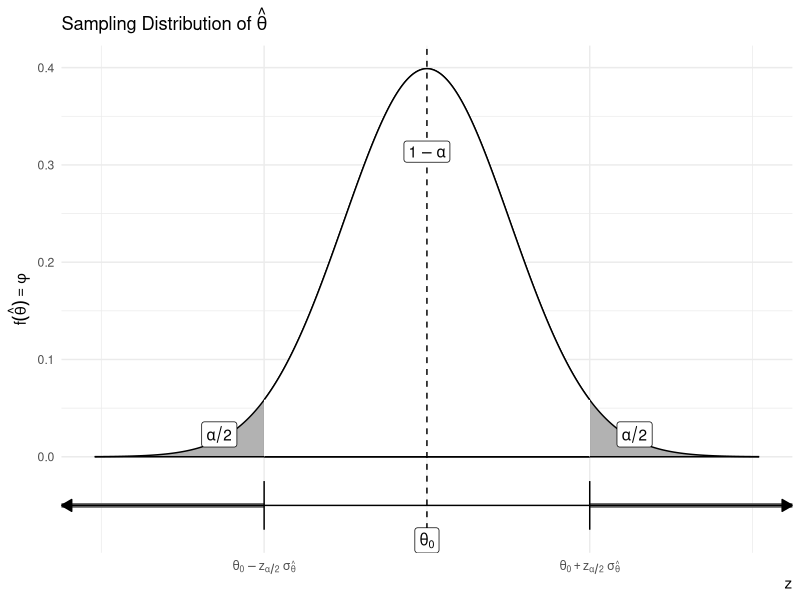
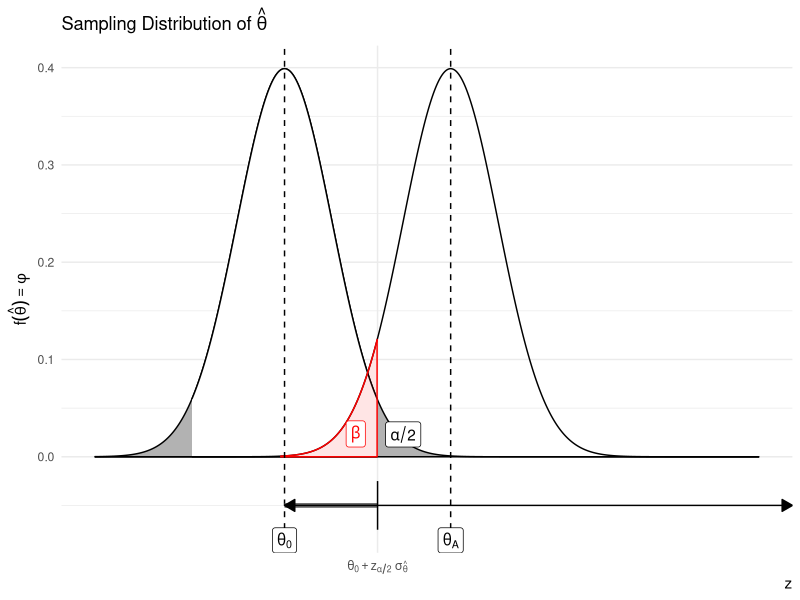
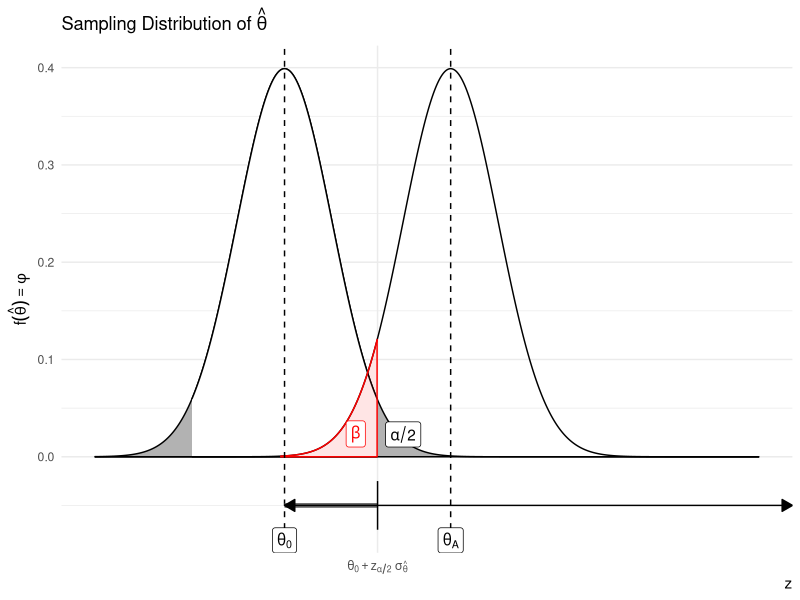
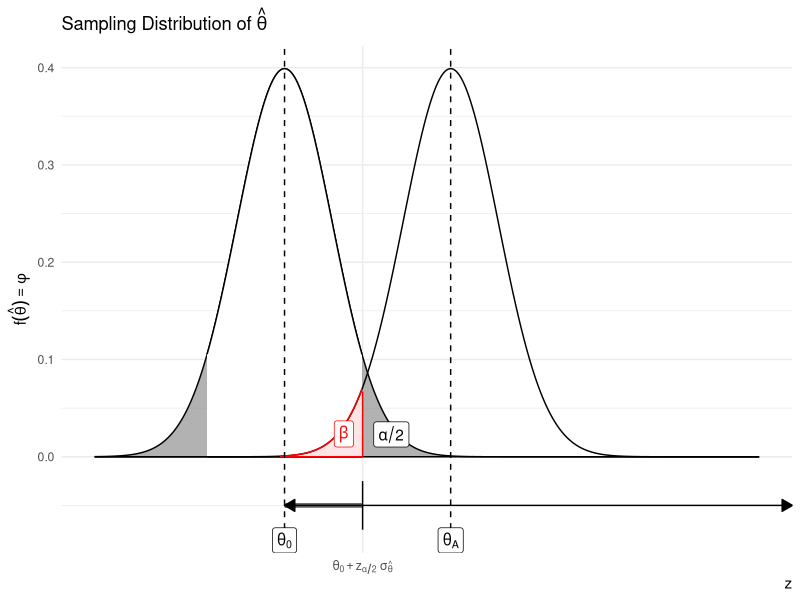
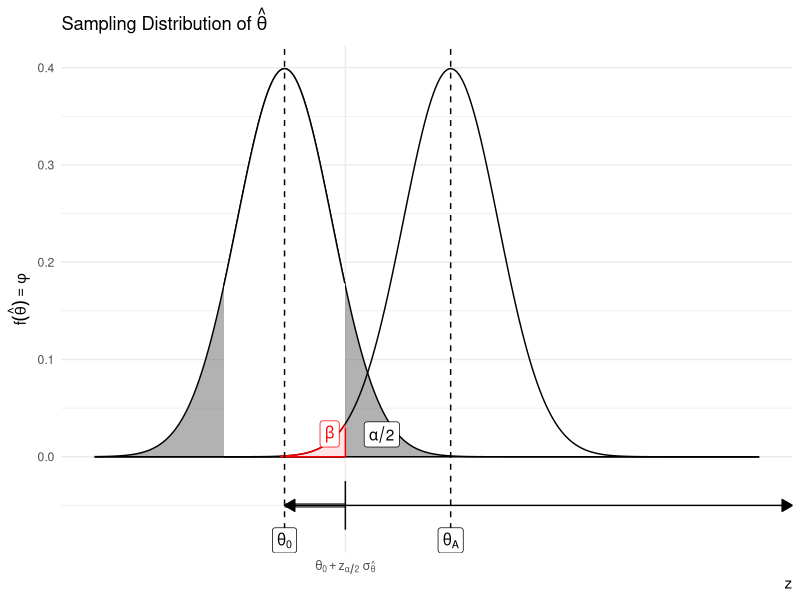
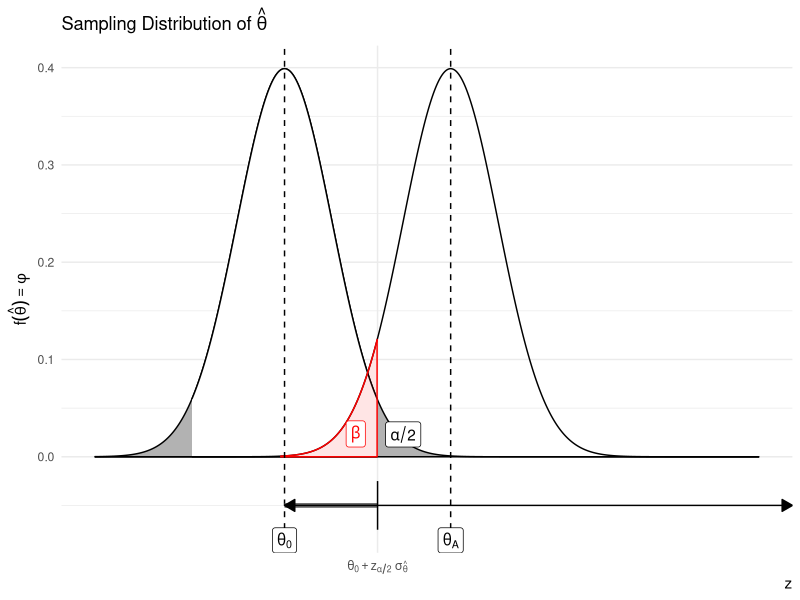
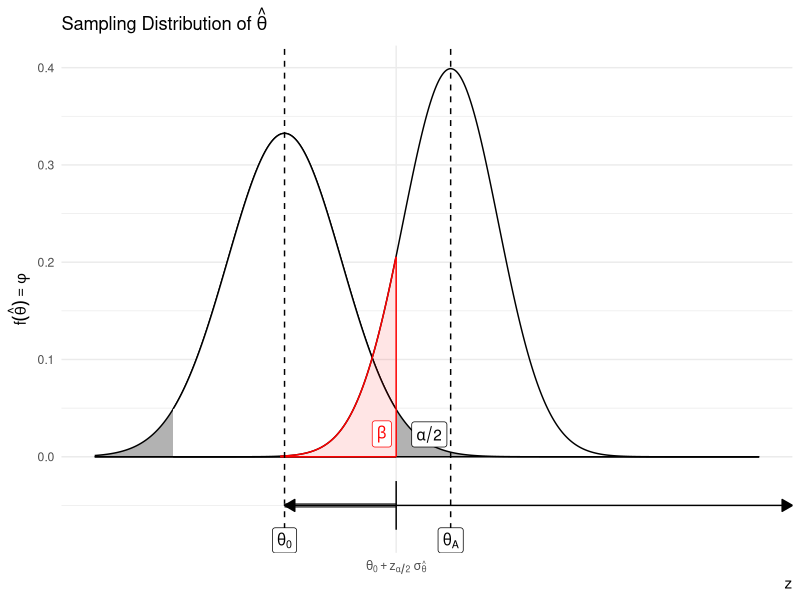
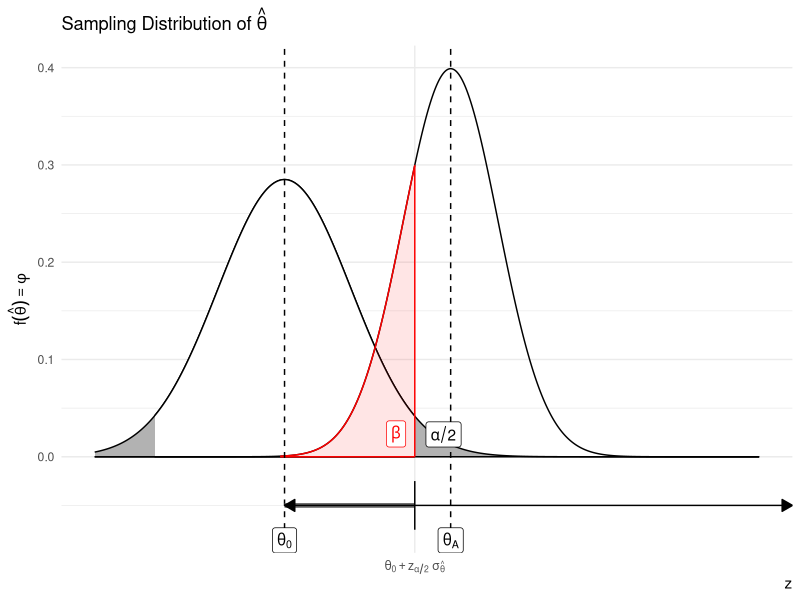

R code for these plots, in order:
## ---- chunk 1
set.seed(123)
options(width=60)
knitr::opts_chunk$set(fig.align='center',fig.width=9,fig.height=5)
def.chunk.hook  <- knitr::knit_hooks$get("chunk")
knitr::knit_hooks$set(chunk = function(x, options) {
  x <- def.chunk.hook(x, options)
  ifelse(options$size != "normalsize", paste0("\n \\", options$size,"\n\n", x, "\n\n \\normalsize"), x)
})
require(tidyverse)
## ---- chunk 2
# Load necessary library
library(ggplot2)

# Define the mean and standard deviation
mean <- 0
sd <- 1

# Define the range for x values
x <- seq(-4, 4, length.out = 1000)

# Define the density function for the normal distribution
y <- dnorm(x, mean, sd)

# Calculate the critical value for a 95% confidence interval
z <- qnorm(c(0.025, 0.975))

ggplot(data.frame(x, y), aes(x, y)) +
  geom_ribbon(data = subset(data.frame(x, y), x > -Inf & x < Inf),
              aes(ymin = 0, ymax = y),
              fill = "gray40",
              alpha = 0.5,color = 'black') +
  geom_ribbon(data = subset(data.frame(x, y), x > z[1] & x < z[2]),
              aes(ymin = 0, ymax = y),
              fill = "white",
              alpha = 1,color = 'black') +
  labs(title = bquote("Sampling Distribution of"~ hat(theta)),
       x = bquote(z),
       y = bquote(f(hat(theta))==phi)) +
  theme_minimal() + 
  geom_vline(xintercept = 0,linetype = 'dashed') + 
  annotate(geom = 'segment',x = 1.96,y = -.05,xend = Inf,yend = -.05,
             size = 1.6,color = 'gray40') +
  annotate(geom = 'segment',x = -1.96,y = -.05,xend = -Inf,yend = -.05,
             size = 1.6,color = 'gray40') +
  annotate(geom = 'segment',x = -Inf,y = -.05,xend = Inf,yend = -.05,
           arrow = arrow(length=unit(0.30,"cm"), ends="both", type = "closed")) +
  annotate(geom = 'segment',x = 1.96,y = -.075,xend = 1.96,yend = -0.025) + 
  annotate(geom = 'segment',x = -1.96,y = -.075,xend = -1.96,yend = -0.025) + 
  annotate(geom = 'label',x = 0,y = -Inf,label = expression(theta[0]),vjust = 0,parse = T) + 
  # annotate(geom = 'segment',x = -.95,xend = .95,y = .25,yend= .25,
  #          arrow = arrow(length=unit(0.30,"cm"), ends="both", type = "closed")) + 
  annotate(geom = 'label',x = 0,y = Inf,label = expression(1-alpha),vjust = 5.5,parse = T) + 
  annotate(geom = 'label',x = -2.5,y = .01,label = expression(alpha/2),vjust = 0,parse = T) + 
  annotate(geom = 'label',x = 2.5,y = .01,label = expression(alpha/2),vjust = 0,parse = T) + 
  scale_x_continuous(breaks = c(-1.96,1.96),labels = c(expression(theta[0]-z[alpha/2]~sigma[hat(theta)]),expression(theta[0]+z[alpha/2]~sigma[hat(theta)]))) + 
  theme(axis.title.x = element_text(hjust = 1))
## ---- chunk 3
# Load necessary library
library(ggplot2)

# Define the mean and standard deviation
mean0 <- 0
sd0 <- 1
meanA <- 3.5
sdA <- 1

# Define the range for x values
x <- seq(-4, 10, length.out = 1000)

# Define the density function for the normal distribution
y0 <- dnorm(x, mean0, sd0)
yA <- dnorm(x,meanA,sdA)

# Calculate the critical value for a 95% confidence interval
z <- qnorm(c(0.025, 0.975))

ggplot(data.frame(x, y0), aes(x, y0)) +
  geom_ribbon(data = subset(data.frame(x, y0), x > -Inf & x < Inf),
              aes(ymin = 0, ymax = y0),
              fill = "gray40",
              alpha = 0.5,color = 'black') +
  geom_ribbon(data = subset(data.frame(x, y0), x > z[1] & x < z[2]),
              aes(ymin = 0, ymax = y0),
              fill = "white",
              alpha = 1,color = 'black') +
  geom_line(data = data.frame(x,yA),
            aes(x,yA)) + 
  geom_ribbon(data = data.frame(x,yA) %>%
                as_tibble() %>%
                filter(x < z[2],x > -.1),
              aes(x = x,ymin = 0,ymax = yA),inherit.aes = F,
              fill = 'red',color = 'red',alpha = .1) +
  labs(title = bquote("Sampling Distribution of"~ hat(theta)),
       x = bquote(z),
       y = bquote(f(hat(theta))==phi)) +
  theme_minimal() + 
  geom_vline(xintercept = c(0,3.5),linetype = 'dashed') + 
  annotate(geom = 'segment',x = 1.95,y = 0,xend = 1.95,yend = .12,color = 'red') + 
  # annotate(geom = 'segment',x = 1.96,y = -.05,xend = Inf,yend = -.05,
  #            size = 1.6,color = 'gray40') +
  annotate(geom = 'segment',x = 1.96,y = -.05,xend = 0,yend = -.05,
             size = 1.6,color = 'gray40') +
  annotate(geom = 'segment',x = 0,y = -.05,xend = Inf,yend = -.05,
           arrow = arrow(length=unit(0.30,"cm"), ends="both", type = "closed")) +
  annotate(geom = 'segment',x = 1.96,y = -.075,xend = 1.96,yend = -0.025) + 
  # annotate(geom = 'segment',x = -1.96,y = -.075,xend = -1.96,yend = -0.025) + 
  annotate(geom = 'label',x = 0,y = -Inf,label = expression(theta[0]),vjust = 0,parse = T) + 
  annotate(geom = 'label',x = 3.5,y = -Inf,label = expression(theta[A]),vjust = 0,parse = T) + 
  # annotate(geom = 'segment',x = -.95,xend = .95,y = .25,yend= .25,
  #          arrow = arrow(length=unit(0.30,"cm"), ends="both", type = "closed")) + 
  # annotate(geom = 'label',x = 0,y = Inf,label = expression(1-alpha),vjust = 5.5,parse = T) + 
  # annotate(geom = 'label',x = -2.5,y = .01,label = expression(alpha/2),vjust = 0,parse = T) + 
  annotate(geom = 'label',x = 2.5,y = .01,label = expression(alpha/2),vjust = 0,parse = T) + 
  annotate(geom = 'label',x = 1.5,y = .01,label = expression(beta),vjust = 0,parse = T,color = 'red') + 
  scale_x_continuous(breaks = c(1.96),labels = c(expression(theta[0]+z[alpha/2]~sigma[hat(theta)]))) + 
  theme(axis.title.x = element_text(hjust = 1))
## ---- chunk 4
# Load necessary library
library(ggplot2)

# Define the mean and standard deviation
mean0 <- 0
sd0 <- 1
meanA <- 3.5
sdA <- 1

# Define the range for x values
x <- seq(-4, 10, length.out = 1000)

# Define the density function for the normal distribution
y0 <- dnorm(x, mean0, sd0)
yA <- dnorm(x,meanA,sdA)

# Calculate the critical value for a 95% confidence interval
z <- qnorm(c(0.025, 0.975))

ggplot(data.frame(x, y0), aes(x, y0)) +
  geom_ribbon(data = subset(data.frame(x, y0), x > -Inf & x < Inf),
              aes(ymin = 0, ymax = y0),
              fill = "gray40",
              alpha = 0.5,color = 'black') +
  geom_ribbon(data = subset(data.frame(x, y0), x > z[1] & x < z[2]),
              aes(ymin = 0, ymax = y0),
              fill = "white",
              alpha = 1,color = 'black') +
  geom_line(data = data.frame(x,yA),
            aes(x,yA)) + 
  geom_ribbon(data = data.frame(x,yA) %>%
                as_tibble() %>%
                filter(x < z[2],x > -.1),
              aes(x = x,ymin = 0,ymax = yA),inherit.aes = F,
              fill = 'red',color = 'red',alpha = .1) +
  labs(title = bquote("Sampling Distribution of"~ hat(theta)),
       x = bquote(z),
       y = bquote(f(hat(theta))==phi)) +
  theme_minimal() + 
  geom_vline(xintercept = c(0,3.5),linetype = 'dashed') + 
  annotate(geom = 'segment',x = 1.95,y = 0,xend = 1.95,yend = .12,color = 'red') + 
  # annotate(geom = 'segment',x = 1.96,y = -.05,xend = Inf,yend = -.05,
  #            size = 1.6,color = 'gray40') +
  annotate(geom = 'segment',x = 1.96,y = -.05,xend = 0,yend = -.05,
             size = 1.6,color = 'gray40') +
  annotate(geom = 'segment',x = 0,y = -.05,xend = Inf,yend = -.05,
           arrow = arrow(length=unit(0.30,"cm"), ends="both", type = "closed")) +
  annotate(geom = 'segment',x = 1.96,y = -.075,xend = 1.96,yend = -0.025) + 
  # annotate(geom = 'segment',x = -1.96,y = -.075,xend = -1.96,yend = -0.025) + 
  annotate(geom = 'label',x = 0,y = -Inf,label = expression(theta[0]),vjust = 0,parse = T) + 
  annotate(geom = 'label',x = 3.5,y = -Inf,label = expression(theta[A]),vjust = 0,parse = T) + 
  # annotate(geom = 'segment',x = -.95,xend = .95,y = .25,yend= .25,
  #          arrow = arrow(length=unit(0.30,"cm"), ends="both", type = "closed")) + 
  # annotate(geom = 'label',x = 0,y = Inf,label = expression(1-alpha),vjust = 5.5,parse = T) + 
  # annotate(geom = 'label',x = -2.5,y = .01,label = expression(alpha/2),vjust = 0,parse = T) + 
  annotate(geom = 'label',x = 2.5,y = .01,label = expression(alpha/2),vjust = 0,parse = T) + 
  annotate(geom = 'label',x = 1.5,y = .01,label = expression(beta),vjust = 0,parse = T,color = 'red') + 
  scale_x_continuous(breaks = c(1.96),labels = c(expression(theta[0]+z[alpha/2]~sigma[hat(theta)]))) + 
  theme(axis.title.x = element_text(hjust = 1))
## ---- chunk 5
# Load necessary library
library(ggplot2)

# Define the mean and standard deviation
mean0 <- 0
sd0 <- 1
meanA <- 3.5
sdA <- 1

# Define the range for x values
x <- seq(-4, 10, length.out = 1000)

# Define the density function for the normal distribution
y0 <- dnorm(x, mean0, sd0)
yA <- dnorm(x,meanA,sdA)

# Calculate the critical value for a 95% confidence interval
z <- qnorm(c(0.05, 0.95))

ggplot(data.frame(x, y0), aes(x, y0)) +
  geom_ribbon(data = subset(data.frame(x, y0), x > -Inf & x < Inf),
              aes(ymin = 0, ymax = y0),
              fill = "gray40",
              alpha = 0.5,color = 'black') +
  geom_ribbon(data = subset(data.frame(x, y0), x > z[1] & x < z[2]),
              aes(ymin = 0, ymax = y0),
              fill = "white",
              alpha = 1,color = 'black') +
  geom_line(data = data.frame(x,yA),
            aes(x,yA)) + 
  geom_ribbon(data = data.frame(x,yA) %>%
                as_tibble() %>%
                filter(x < z[2],x > -.1),
              aes(x = x,ymin = 0,ymax = yA),inherit.aes = F,
              fill = 'red',color = 'red',alpha = .1) +
  labs(title = bquote("Sampling Distribution of"~ hat(theta)),
       x = bquote(z),
       y = bquote(f(hat(theta))==phi)) +
  theme_minimal() + 
  geom_vline(xintercept = c(0,3.5),linetype = 'dashed') + 
  annotate(geom = 'segment',x = z[2],y = 0,xend = z[2],yend = .067,color = 'red') + 
  # annotate(geom = 'segment',x = 1.96,y = -.05,xend = Inf,yend = -.05,
  #            size = 1.6,color = 'gray40') +
  annotate(geom = 'segment',x = z[2],y = -.05,xend = 0,yend = -.05,
             size = 1.6,color = 'gray40') +
  annotate(geom = 'segment',x = 0,y = -.05,xend = Inf,yend = -.05,
           arrow = arrow(length=unit(0.30,"cm"), ends="both", type = "closed")) +
  annotate(geom = 'segment',x = z[2],y = -.075,xend = z[2],yend = -0.025) + 
  # annotate(geom = 'segment',x = -1.96,y = -.075,xend = -1.96,yend = -0.025) + 
  annotate(geom = 'label',x = 0,y = -Inf,label = expression(theta[0]),vjust = 0,parse = T) + 
  annotate(geom = 'label',x = 3.5,y = -Inf,label = expression(theta[A]),vjust = 0,parse = T) + 
  # annotate(geom = 'segment',x = -.95,xend = .95,y = .25,yend= .25,
  #          arrow = arrow(length=unit(0.30,"cm"), ends="both", type = "closed")) + 
  # annotate(geom = 'label',x = 0,y = Inf,label = expression(1-alpha),vjust = 5.5,parse = T) + 
  # annotate(geom = 'label',x = -2.5,y = .01,label = expression(alpha/2),vjust = 0,parse = T) + 
  annotate(geom = 'label',x = 2.25,y = .01,label = expression(alpha/2),vjust = 0,parse = T) + 
  annotate(geom = 'label',x = 1.25,y = .01,label = expression(beta),vjust = 0,parse = T,color = 'red') + 
  scale_x_continuous(breaks = z[2],labels = c(expression(theta[0]+z[alpha/2]~sigma[hat(theta)]))) + 
  theme(axis.title.x = element_text(hjust = 1))
## ---- chunk 6
# Load necessary library
library(ggplot2)

# Define the mean and standard deviation
mean0 <- 0
sd0 <- 1
meanA <- 3.5
sdA <- 1

# Define the range for x values
x <- seq(-4, 10, length.out = 1000)

# Define the density function for the normal distribution
y0 <- dnorm(x, mean0, sd0)
yA <- dnorm(x,meanA,sdA)

# Calculate the critical value for a 95% confidence interval
z <- qnorm(c(0.1, 0.9))

ggplot(data.frame(x, y0), aes(x, y0)) +
  geom_ribbon(data = subset(data.frame(x, y0), x > -Inf & x < Inf),
              aes(ymin = 0, ymax = y0),
              fill = "gray40",
              alpha = 0.5,color = 'black') +
  geom_ribbon(data = subset(data.frame(x, y0), x > z[1] & x < z[2]),
              aes(ymin = 0, ymax = y0),
              fill = "white",
              alpha = 1,color = 'black') +
  geom_line(data = data.frame(x,yA),
            aes(x,yA)) + 
  geom_ribbon(data = data.frame(x,yA) %>%
                as_tibble() %>%
                filter(x < z[2],x > -.1),
              aes(x = x,ymin = 0,ymax = yA),inherit.aes = F,
              fill = 'red',color = 'red',alpha = .1) +
  labs(title = bquote("Sampling Distribution of"~ hat(theta)),
       x = bquote(z),
       y = bquote(f(hat(theta))==phi)) +
  theme_minimal() + 
  geom_vline(xintercept = c(0,3.5),linetype = 'dashed') + 
  annotate(geom = 'segment',x = z[2],y = 0,xend = z[2],yend = .03,color = 'red') + 
  # annotate(geom = 'segment',x = 1.96,y = -.05,xend = Inf,yend = -.05,
  #            size = 1.6,color = 'gray40') +
  annotate(geom = 'segment',x = z[2],y = -.05,xend = 0,yend = -.05,
             size = 1.6,color = 'gray40') +
  annotate(geom = 'segment',x = 0,y = -.05,xend = Inf,yend = -.05,
           arrow = arrow(length=unit(0.30,"cm"), ends="both", type = "closed")) +
  annotate(geom = 'segment',x = z[2],y = -.075,xend = z[2],yend = -0.025) + 
  # annotate(geom = 'segment',x = -1.96,y = -.075,xend = -1.96,yend = -0.025) + 
  annotate(geom = 'label',x = 0,y = -Inf,label = expression(theta[0]),vjust = 0,parse = T) + 
  annotate(geom = 'label',x = 3.5,y = -Inf,label = expression(theta[A]),vjust = 0,parse = T) + 
  # annotate(geom = 'segment',x = -.95,xend = .95,y = .25,yend= .25,
  #          arrow = arrow(length=unit(0.30,"cm"), ends="both", type = "closed")) + 
  # annotate(geom = 'label',x = 0,y = Inf,label = expression(1-alpha),vjust = 5.5,parse = T) + 
  # annotate(geom = 'label',x = -2.5,y = .01,label = expression(alpha/2),vjust = 0,parse = T) + 
  annotate(geom = 'label',x = 2.05,y = .01,label = expression(alpha/2),vjust = 0,parse = T) + 
  annotate(geom = 'label',x = .95,y = .01,label = expression(beta),vjust = 0,parse = T,color = 'red') + 
  scale_x_continuous(breaks = z[2],labels = c(expression(theta[0]+z[alpha/2]~sigma[hat(theta)]))) + 
  theme(axis.title.x = element_text(hjust = 1))
## ---- chunk 7
# Load necessary library
library(ggplot2)

# Define the mean and standard deviation
mean0 <- 0
sd0 <- 1
meanA <- 3.5
sdA <- 1

# Define the range for x values
x <- seq(-4, 10, length.out = 1000)

# Define the density function for the normal distribution
y0 <- dnorm(x, mean0, sd0)
yA <- dnorm(x,meanA,sdA)

# Calculate the critical value for a 95% confidence interval
z <- qnorm(c(0.025, 0.975))

ggplot(data.frame(x, y0), aes(x, y0)) +
  geom_ribbon(data = subset(data.frame(x, y0), x > -Inf & x < Inf),
              aes(ymin = 0, ymax = y0),
              fill = "gray40",
              alpha = 0.5,color = 'black') +
  geom_ribbon(data = subset(data.frame(x, y0), x > z[1] & x < z[2]),
              aes(ymin = 0, ymax = y0),
              fill = "white",
              alpha = 1,color = 'black') +
  geom_line(data = data.frame(x,yA),
            aes(x,yA)) + 
  geom_ribbon(data = data.frame(x,yA) %>%
                as_tibble() %>%
                filter(x < z[2],x > -.1),
              aes(x = x,ymin = 0,ymax = yA),inherit.aes = F,
              fill = 'red',color = 'red',alpha = .1) +
  labs(title = bquote("Sampling Distribution of"~ hat(theta)),
       x = bquote(z),
       y = bquote(f(hat(theta))==phi)) +
  theme_minimal() + 
  geom_vline(xintercept = c(0,3.5),linetype = 'dashed') + 
  annotate(geom = 'segment',x = 1.95,y = 0,xend = 1.95,yend = .12,color = 'red') + 
  # annotate(geom = 'segment',x = 1.96,y = -.05,xend = Inf,yend = -.05,
  #            size = 1.6,color = 'gray40') +
  annotate(geom = 'segment',x = 1.96,y = -.05,xend = 0,yend = -.05,
             size = 1.6,color = 'gray40') +
  annotate(geom = 'segment',x = 0,y = -.05,xend = Inf,yend = -.05,
           arrow = arrow(length=unit(0.30,"cm"), ends="both", type = "closed")) +
  annotate(geom = 'segment',x = 1.96,y = -.075,xend = 1.96,yend = -0.025) + 
  # annotate(geom = 'segment',x = -1.96,y = -.075,xend = -1.96,yend = -0.025) + 
  annotate(geom = 'label',x = 0,y = -Inf,label = expression(theta[0]),vjust = 0,parse = T) + 
  annotate(geom = 'label',x = 3.5,y = -Inf,label = expression(theta[A]),vjust = 0,parse = T) + 
  # annotate(geom = 'segment',x = -.95,xend = .95,y = .25,yend= .25,
  #          arrow = arrow(length=unit(0.30,"cm"), ends="both", type = "closed")) + 
  # annotate(geom = 'label',x = 0,y = Inf,label = expression(1-alpha),vjust = 5.5,parse = T) + 
  # annotate(geom = 'label',x = -2.5,y = .01,label = expression(alpha/2),vjust = 0,parse = T) + 
  annotate(geom = 'label',x = 2.5,y = .01,label = expression(alpha/2),vjust = 0,parse = T) + 
  annotate(geom = 'label',x = 1.5,y = .01,label = expression(beta),vjust = 0,parse = T,color = 'red') + 
  scale_x_continuous(breaks = c(1.96),labels = c(expression(theta[0]+z[alpha/2]~sigma[hat(theta)]))) + 
  theme(axis.title.x = element_text(hjust = 1))
## ---- chunk 8
# Load necessary library
library(ggplot2)

# Define the mean and standard deviation
mean0 <- 0
sd0 <- 1.2
meanA <- 3.5
sdA <- 1

# Define the range for x values
x <- seq(-4, 10, length.out = 1000)

# Define the density function for the normal distribution
y0 <- dnorm(x, mean0, sd0)
yA <- dnorm(x,meanA,sdA)

# Calculate the critical value for a 95% confidence interval
z <- qnorm(c(0.025, 0.975))

z0 <- z*sd0
zA <- z*sdA

ggplot(data.frame(x, y0), aes(x, y0)) +
  geom_ribbon(data = subset(data.frame(x, y0), x > -Inf & x < Inf),
              aes(ymin = 0, ymax = y0),
              fill = "gray40",
              alpha = 0.5,color = 'black') +
  geom_ribbon(data = subset(data.frame(x, y0), x > z0[1] & x < z0[2]),
              aes(ymin = 0, ymax = y0),
              fill = "white",
              alpha = 1,color = 'black') +
  geom_line(data = data.frame(x,yA),
            aes(x,yA)) + 
  geom_ribbon(data = data.frame(x,yA) %>%
                as_tibble() %>%
                filter(x < z0[2],x > -.1),
              aes(x = x,ymin = 0,ymax = yA),inherit.aes = F,
              fill = 'red',color = 'red',alpha = .1) +
  labs(title = bquote("Sampling Distribution of"~ hat(theta)),
       x = bquote(z),
       y = bquote(f(hat(theta))==phi)) +
  theme_minimal() + 
  geom_vline(xintercept = c(0,3.5),linetype = 'dashed') + 
  annotate(geom = 'segment',x = z0[2],y = 0,xend = z0[2],yend = .205,color = 'red') + 
  # annotate(geom = 'segment',x = 1.96,y = -.05,xend = Inf,yend = -.05,
  #            size = 1.6,color = 'gray40') +
  annotate(geom = 'segment',x = z0[2],y = -.05,xend = 0,yend = -.05,
             size = 1.6,color = 'gray40') +
  annotate(geom = 'segment',x = 0,y = -.05,xend = Inf,yend = -.05,
           arrow = arrow(length=unit(0.30,"cm"), ends="both", type = "closed")) +
  annotate(geom = 'segment',x = z0[2],y = -.075,xend = z0[2],yend = -0.025) + 
  # annotate(geom = 'segment',x = -1.96,y = -.075,xend = -1.96,yend = -0.025) + 
  annotate(geom = 'label',x = 0,y = -Inf,label = expression(theta[0]),vjust = 0,parse = T) + 
  annotate(geom = 'label',x = 3.5,y = -Inf,label = expression(theta[A]),vjust = 0,parse = T) + 
  # annotate(geom = 'segment',x = -.95,xend = .95,y = .25,yend= .25,
  #          arrow = arrow(length=unit(0.30,"cm"), ends="both", type = "closed")) + 
  # annotate(geom = 'label',x = 0,y = Inf,label = expression(1-alpha),vjust = 5.5,parse = T) + 
  # annotate(geom = 'label',x = -2.5,y = .01,label = expression(alpha/2),vjust = 0,parse = T) + 
  annotate(geom = 'label',x = 3.05,y = .01,label = expression(alpha/2),vjust = 0,parse = T) + 
  annotate(geom = 'label',x = 2.05,y = .01,label = expression(beta),vjust = 0,parse = T,color = 'red') + 
  scale_x_continuous(breaks = z0[2],labels = c(expression(theta[0]+z[alpha/2]~sigma[hat(theta)]))) + 
  theme(axis.title.x = element_text(hjust = 1))
## ---- chunk 9
# Load necessary library
library(ggplot2)

# Define the mean and standard deviation
mean0 <- 0
sd0 <- 1.4
meanA <- 3.5
sdA <- 1

# Define the range for x values
x <- seq(-4, 10, length.out = 1000)

# Define the density function for the normal distribution
y0 <- dnorm(x, mean0, sd0)
yA <- dnorm(x,meanA,sdA)

# Calculate the critical value for a 95% confidence interval
z <- qnorm(c(0.025, 0.975))

z0 <- z*sd0
zA <- z*sdA

ggplot(data.frame(x, y0), aes(x, y0)) +
  geom_ribbon(data = subset(data.frame(x, y0), x > -Inf & x < Inf),
              aes(ymin = 0, ymax = y0),
              fill = "gray40",
              alpha = 0.5,color = 'black') +
  geom_ribbon(data = subset(data.frame(x, y0), x > z0[1] & x < z0[2]),
              aes(ymin = 0, ymax = y0),
              fill = "white",
              alpha = 1,color = 'black') +
  geom_line(data = data.frame(x,yA),
            aes(x,yA)) + 
  geom_ribbon(data = data.frame(x,yA) %>%
                as_tibble() %>%
                filter(x < z0[2],x > -.1),
              aes(x = x,ymin = 0,ymax = yA),inherit.aes = F,
              fill = 'red',color = 'red',alpha = .1) +
  labs(title = bquote("Sampling Distribution of"~ hat(theta)),
       x = bquote(z),
       y = bquote(f(hat(theta))==phi)) +
  theme_minimal() + 
  geom_vline(xintercept = c(0,3.5),linetype = 'dashed') + 
  annotate(geom = 'segment',x = z0[2],y = 0,xend = z0[2],yend = .3,color = 'red') + 
  # annotate(geom = 'segment',x = 1.96,y = -.05,xend = Inf,yend = -.05,
  #            size = 1.6,color = 'gray40') +
  annotate(geom = 'segment',x = z0[2],y = -.05,xend = 0,yend = -.05,
             size = 1.6,color = 'gray40') +
  annotate(geom = 'segment',x = 0,y = -.05,xend = Inf,yend = -.05,
           arrow = arrow(length=unit(0.30,"cm"), ends="both", type = "closed")) +
  annotate(geom = 'segment',x = z0[2],y = -.075,xend = z0[2],yend = -0.025) + 
  # annotate(geom = 'segment',x = -1.96,y = -.075,xend = -1.96,yend = -0.025) + 
  annotate(geom = 'label',x = 0,y = -Inf,label = expression(theta[0]),vjust = 0,parse = T) + 
  annotate(geom = 'label',x = 3.5,y = -Inf,label = expression(theta[A]),vjust = 0,parse = T) + 
  # annotate(geom = 'segment',x = -.95,xend = .95,y = .25,yend= .25,
  #          arrow = arrow(length=unit(0.30,"cm"), ends="both", type = "closed")) + 
  # annotate(geom = 'label',x = 0,y = Inf,label = expression(1-alpha),vjust = 5.5,parse = T) + 
  # annotate(geom = 'label',x = -2.5,y = .01,label = expression(alpha/2),vjust = 0,parse = T) + 
  annotate(geom = 'label',x = 3.35,y = .01,label = expression(alpha/2),vjust = 0,parse = T) + 
  annotate(geom = 'label',x = 2.35,y = .01,label = expression(beta),vjust = 0,parse = T,color = 'red') + 
  scale_x_continuous(breaks = z0[2],labels = c(expression(theta[0]+z[alpha/2]~sigma[hat(theta)]))) + 
  theme(axis.title.x = element_text(hjust = 1))
## ---- chunk 10
# Load necessary library
library(ggplot2)

# Define the mean and standard deviation
mean0 <- 0
sd0 <- 1
meanA <- 3.5
sdA <- 1

# Define the range for x values
x <- seq(-4, 10, length.out = 1000)

# Define the density function for the normal distribution
y0 <- dnorm(x, mean0, sd0)
yA <- dnorm(x,meanA,sdA)

# Calculate the critical value for a 95% confidence interval
z <- qnorm(c(0.025, 0.975))

z0 <- z*sd0
zA <- z*sdA

ggplot(data.frame(x, y0), aes(x, y0)) +
  geom_ribbon(data = subset(data.frame(x, y0), x > -Inf & x < Inf),
              aes(ymin = 0, ymax = y0),
              fill = "gray40",
              alpha = 0.5,color = 'black') +
  geom_ribbon(data = subset(data.frame(x, y0), x > z0[1] & x < z0[2]),
              aes(ymin = 0, ymax = y0),
              fill = "white",
              alpha = 1,color = 'black') +
  geom_line(data = data.frame(x,yA),
            aes(x,yA)) + 
  geom_ribbon(data = data.frame(x,yA) %>%
                as_tibble() %>%
                filter(x < z0[2],x > -.1),
              aes(x = x,ymin = 0,ymax = yA),inherit.aes = F,
              fill = 'red',color = 'red',alpha = .1) +
  labs(title = bquote("Sampling Distribution of"~ hat(theta)),
       x = bquote(z),
       y = bquote(f(hat(theta))==phi)) +
  theme_minimal() + 
  ylim(c(0,.7)) + 
  geom_vline(xintercept = c(0,3.5),linetype = 'dashed') + 
  annotate(geom = 'segment',x = z0[2],y = 0,xend = z0[2],yend = .12,color = 'red') + 
  # annotate(geom = 'segment',x = 1.96,y = -.05,xend = Inf,yend = -.05,
  #            size = 1.6,color = 'gray40') +
  annotate(geom = 'segment',x = z0[2],y = -.05,xend = 0,yend = -.05,
             size = 1.6,color = 'gray40') +
  annotate(geom = 'segment',x = 0,y = -.05,xend = Inf,yend = -.05,
           arrow = arrow(length=unit(0.30,"cm"), ends="both", type = "closed")) +
  annotate(geom = 'segment',x = z0[2],y = -.075,xend = z0[2],yend = -0.025) + 
  # annotate(geom = 'segment',x = -1.96,y = -.075,xend = -1.96,yend = -0.025) + 
  annotate(geom = 'label',x = 0,y = -Inf,label = expression(theta[0]),vjust = 0,parse = T) + 
  annotate(geom = 'label',x = 3.5,y = -Inf,label = expression(theta[A]),vjust = 0,parse = T) + 
  # annotate(geom = 'segment',x = -.95,xend = .95,y = .25,yend= .25,
  #          arrow = arrow(length=unit(0.30,"cm"), ends="both", type = "closed")) + 
  # annotate(geom = 'label',x = 0,y = Inf,label = expression(1-alpha),vjust = 5.5,parse = T) + 
  # annotate(geom = 'label',x = -2.5,y = .01,label = expression(alpha/2),vjust = 0,parse = T) + 
  annotate(geom = 'label',x = 2.5,y = .01,label = expression(alpha/2),vjust = 0,parse = T) + 
  annotate(geom = 'label',x = 1.5,y = .01,label = expression(beta),vjust = 0,parse = T,color = 'red') + 
  scale_x_continuous(breaks = z0[2],labels = c(expression(theta[0]+z[alpha/2]~sigma[hat(theta)]))) + 
  theme(axis.title.x = element_text(hjust = 1))
## ---- chunk 11
# Load necessary library
library(ggplot2)

# Define the mean and standard deviation
mean0 <- 0
sd0 <- .8
meanA <- 3.5
sdA <- 1

# Define the range for x values
x <- seq(-4, 10, length.out = 1000)

# Define the density function for the normal distribution
y0 <- dnorm(x, mean0, sd0)
yA <- dnorm(x,meanA,sdA)

# Calculate the critical value for a 95% confidence interval
z <- qnorm(c(0.025, 0.975))

z0 <- z*sd0
zA <- z*sdA

ggplot(data.frame(x, y0), aes(x, y0)) +
  geom_ribbon(data = subset(data.frame(x, y0), x > -Inf & x < Inf),
              aes(ymin = 0, ymax = y0),
              fill = "gray40",
              alpha = 0.5,color = 'black') +
  geom_ribbon(data = subset(data.frame(x, y0), x > z0[1] & x < z0[2]),
              aes(ymin = 0, ymax = y0),
              fill = "white",
              alpha = 1,color = 'black') +
  geom_line(data = data.frame(x,yA),
            aes(x,yA)) + 
  geom_ribbon(data = data.frame(x,yA) %>%
                as_tibble() %>%
                filter(x < z0[2],x > -.1),
              aes(x = x,ymin = 0,ymax = yA),inherit.aes = F,
              fill = 'red',color = 'red',alpha = .1) +
  labs(title = bquote("Sampling Distribution of"~ hat(theta)),
       x = bquote(z),
       y = bquote(f(hat(theta))==phi)) +
  theme_minimal() + 
  ylim(c(0,.7)) + 
  geom_vline(xintercept = c(0,3.5),linetype = 'dashed') + 
  annotate(geom = 'segment',x = z0[2],y = 0,xend = z0[2],yend = .07,color = 'red') + 
  # annotate(geom = 'segment',x = 1.96,y = -.05,xend = Inf,yend = -.05,
  #            size = 1.6,color = 'gray40') +
  annotate(geom = 'segment',x = z0[2],y = -.05,xend = 0,yend = -.05,
             size = 1.6,color = 'gray40') +
  annotate(geom = 'segment',x = 0,y = -.05,xend = Inf,yend = -.05,
           arrow = arrow(length=unit(0.30,"cm"), ends="both", type = "closed")) +
  annotate(geom = 'segment',x = z0[2],y = -.075,xend = z0[2],yend = -0.025) + 
  # annotate(geom = 'segment',x = -1.96,y = -.075,xend = -1.96,yend = -0.025) + 
annotate(geom = 'label',x = mean0,y = -Inf,label = expression(theta[0]),vjust = 0,parse = T) + 
  annotate(geom = 'label',x = meanA,y = -Inf,label = expression(theta[A]),vjust = 0,parse = T) + 
  # annotate(geom = 'segment',x = -.95,xend = .95,y = .25,yend= .25,
  #          arrow = arrow(length=unit(0.30,"cm"), ends="both", type = "closed")) + 
  # annotate(geom = 'label',x = 0,y = Inf,label = expression(1-alpha),vjust = 5.5,parse = T) + 
  # annotate(geom = 'label',x = -2.5,y = .01,label = expression(alpha/2),vjust = 0,parse = T) + 
  annotate(geom = 'label',x = 2.25,y = .01,label = expression(alpha/2),vjust = 0,parse = T) + 
  annotate(geom = 'label',x = 1.25,y = .01,label = expression(beta),vjust = 0,parse = T,color = 'red') + 
  scale_x_continuous(breaks = z0[2],labels = c(expression(theta[0]+z[alpha/2]~sigma[hat(theta)]))) + 
  theme(axis.title.x = element_text(hjust = 1))
## ---- chunk 12
# Load necessary library
library(ggplot2)

# Define the mean and standard deviation
mean0 <- 0
sd0 <- .6
meanA <- 3.5
sdA <- 1

# Define the range for x values
x <- seq(-4, 10, length.out = 1000)

# Define the density function for the normal distribution
y0 <- dnorm(x, mean0, sd0)
yA <- dnorm(x,meanA,sdA)

# Calculate the critical value for a 95% confidence interval
z <- qnorm(c(0.025, 0.975))

z0 <- z*sd0
zA <- z*sdA

ggplot(data.frame(x, y0), aes(x, y0)) +
  geom_ribbon(data = subset(data.frame(x, y0), x > -Inf & x < Inf),
              aes(ymin = 0, ymax = y0),
              fill = "gray40",
              alpha = 0.5,color = 'black') +
  geom_ribbon(data = subset(data.frame(x, y0), x > z0[1] & x < z0[2]),
              aes(ymin = 0, ymax = y0),
              fill = "white",
              alpha = 1,color = 'black') +
  geom_line(data = data.frame(x,yA),
            aes(x,yA)) + 
  geom_ribbon(data = data.frame(x,yA) %>%
                as_tibble() %>%
                filter(x < z0[2],x > -.1),
              aes(x = x,ymin = 0,ymax = yA),inherit.aes = F,
              fill = 'red',color = 'red',alpha = .1) +
  labs(title = bquote("Sampling Distribution of"~ hat(theta)),
       x = bquote(z),
       y = bquote(f(hat(theta))==phi)) +
  theme_minimal() + 
  ylim(c(0,.7)) + 
  geom_vline(xintercept = c(0,3.5),linetype = 'dashed') + 
  annotate(geom = 'segment',x = z0[2],y = 0,xend = z0[2],yend = .021,color = 'red') + 
  # annotate(geom = 'segment',x = 1.96,y = -.05,xend = Inf,yend = -.05,
  #            size = 1.6,color = 'gray40') +
  annotate(geom = 'segment',x = z0[2],y = -.05,xend = 0,yend = -.05,
             size = 1.6,color = 'gray40') +
  annotate(geom = 'segment',x = 0,y = -.05,xend = Inf,yend = -.05,
           arrow = arrow(length=unit(0.30,"cm"), ends="both", type = "closed")) +
  annotate(geom = 'segment',x = z0[2],y = -.075,xend = z0[2],yend = -0.025) + 
  # annotate(geom = 'segment',x = -1.96,y = -.075,xend = -1.96,yend = -0.025) + 
annotate(geom = 'label',x = mean0,y = -Inf,label = expression(theta[0]),vjust = 0,parse = T) + 
  annotate(geom = 'label',x = meanA,y = -Inf,label = expression(theta[A]),vjust = 0,parse = T) + 
  # annotate(geom = 'segment',x = -.95,xend = .95,y = .25,yend= .25,
  #          arrow = arrow(length=unit(0.30,"cm"), ends="both", type = "closed")) + 
  # annotate(geom = 'label',x = 0,y = Inf,label = expression(1-alpha),vjust = 5.5,parse = T) + 
  # annotate(geom = 'label',x = -2.5,y = .01,label = expression(alpha/2),vjust = 0,parse = T) + 
  annotate(geom = 'label',x = 1.75,y = .01,label = expression(alpha/2),vjust = 0,parse = T) + 
  annotate(geom = 'label',x = .75,y = .01,label = expression(beta),vjust = 0,parse = T,color = 'red') + 
  scale_x_continuous(breaks = z0[2],labels = c(expression(theta[0]+z[alpha/2]~sigma[hat(theta)]))) + 
  theme(axis.title.x = element_text(hjust = 1))
## ---- chunk 13
# Load necessary library
library(ggplot2)

# Define the mean and standard deviation
mean0 <- 0
sd0 <- 1
meanA <- 3.5
sdA <- 1

# Define the range for x values
x <- seq(-4, 10, length.out = 1000)

# Define the density function for the normal distribution
y0 <- dnorm(x, mean0, sd0)
yA <- dnorm(x,meanA,sdA)

# Calculate the critical value for a 95% confidence interval
z <- qnorm(c(0.025, 0.975))

z0 <- z*sd0
zA <- z*sdA

ggplot(data.frame(x, y0), aes(x, y0)) +
  geom_ribbon(data = subset(data.frame(x, y0), x > -Inf & x < Inf),
              aes(ymin = 0, ymax = y0),
              fill = "gray40",
              alpha = 0.5,color = 'black') +
  geom_ribbon(data = subset(data.frame(x, y0), x > z0[1] & x < z0[2]),
              aes(ymin = 0, ymax = y0),
              fill = "white",
              alpha = 1,color = 'black') +
  geom_line(data = data.frame(x,yA),
            aes(x,yA)) + 
  geom_ribbon(data = data.frame(x,yA) %>%
                as_tibble() %>%
                filter(x < z0[2],x > -.1),
              aes(x = x,ymin = 0,ymax = yA),inherit.aes = F,
              fill = 'red',color = 'red',alpha = .1) +
  labs(title = bquote("Sampling Distribution of"~ hat(theta)),
       x = bquote(z),
       y = bquote(f(hat(theta))==phi)) +
  theme_minimal() + 
  geom_vline(xintercept = c(mean0,meanA),linetype = 'dashed') + 
  annotate(geom = 'segment',x = z0[2],y = 0,xend = z0[2],yend = .12,color = 'red') + 
  # annotate(geom = 'segment',x = 1.96,y = -.05,xend = Inf,yend = -.05,
  #            size = 1.6,color = 'gray40') +
  annotate(geom = 'segment',x = z0[2],y = -.05,xend = 0,yend = -.05,
             size = 1.6,color = 'gray40') +
  annotate(geom = 'segment',x = 0,y = -.05,xend = Inf,yend = -.05,
           arrow = arrow(length=unit(0.30,"cm"), ends="both", type = "closed")) +
  annotate(geom = 'segment',x = z0[2],y = -.075,xend = z0[2],yend = -0.025) + 
  # annotate(geom = 'segment',x = -1.96,y = -.075,xend = -1.96,yend = -0.025) + 
  annotate(geom = 'label',x = mean0,y = -Inf,label = expression(theta[0]),vjust = 0,parse = T) + 
  annotate(geom = 'label',x = meanA,y = -Inf,label = expression(theta[A]),vjust = 0,parse = T) + 
  # annotate(geom = 'segment',x = -.95,xend = .95,y = .25,yend= .25,
  #          arrow = arrow(length=unit(0.30,"cm"), ends="both", type = "closed")) + 
  # annotate(geom = 'label',x = 0,y = Inf,label = expression(1-alpha),vjust = 5.5,parse = T) + 
  # annotate(geom = 'label',x = -2.5,y = .01,label = expression(alpha/2),vjust = 0,parse = T) + 
  annotate(geom = 'label',x = 2.5,y = .01,label = expression(alpha/2),vjust = 0,parse = T) + 
  annotate(geom = 'label',x = 1.5,y = .01,label = expression(beta),vjust = 0,parse = T,color = 'red') + 
  scale_x_continuous(breaks = z0[2],labels = c(expression(theta[0]+z[alpha/2]~sigma[hat(theta)]))) + 
  theme(axis.title.x = element_text(hjust = 1))
## ---- chunk 14
# Load necessary library
library(ggplot2)

# Define the mean and standard deviation
mean0 <- -.2
sd0 <- 1
meanA <- 3.7
sdA <- 1

# Define the range for x values
x <- seq(-4, 10, length.out = 1000)

# Define the density function for the normal distribution
y0 <- dnorm(x, mean0, sd0)
yA <- dnorm(x,meanA,sdA)

# Calculate the critical value for a 95% confidence interval
z <- qnorm(c(0.025, 0.975))

z0 <- mean0 + z*sd0
zA <- meanA + z*sdA

ggplot(data.frame(x, y0), aes(x, y0)) +
  geom_ribbon(data = subset(data.frame(x, y0), x > -Inf & x < Inf),
              aes(ymin = 0, ymax = y0),
              fill = "gray40",
              alpha = 0.5,color = 'black') +
  geom_ribbon(data = subset(data.frame(x, y0), x > z0[1] & x < z0[2]),
              aes(ymin = 0, ymax = y0),
              fill = "white",
              alpha = 1,color = 'black') +
  geom_line(data = data.frame(x,yA),
            aes(x,yA)) + 
  geom_ribbon(data = data.frame(x,yA) %>%
                as_tibble() %>%
                filter(x < z0[2],x > -.1),
              aes(x = x,ymin = 0,ymax = yA),inherit.aes = F,
              fill = 'red',color = 'red',alpha = .1) +
  labs(title = bquote("Sampling Distribution of"~ hat(theta)),
       x = bquote(z),
       y = bquote(f(hat(theta))==phi)) +
  theme_minimal() + 
  geom_vline(xintercept = c(mean0,meanA),linetype = 'dashed') + 
  annotate(geom = 'segment',x = z0[2],y = 0,xend = z0[2],yend = .061,color = 'red') + 
  # annotate(geom = 'segment',x = 1.96,y = -.05,xend = Inf,yend = -.05,
  #            size = 1.6,color = 'gray40') +
  annotate(geom = 'segment',x = z0[2],y = -.05,xend = 0,yend = -.05,
             size = 1.6,color = 'gray40') +
  annotate(geom = 'segment',x = 0,y = -.05,xend = Inf,yend = -.05,
           arrow = arrow(length=unit(0.30,"cm"), ends="both", type = "closed")) +
  annotate(geom = 'segment',x = z0[2],y = -.075,xend = z0[2],yend = -0.025) + 
  # annotate(geom = 'segment',x = -1.96,y = -.075,xend = -1.96,yend = -0.025) + 
  annotate(geom = 'label',x = 0,y = -Inf,label = expression(theta[0]),vjust = 0,parse = T) + 
  annotate(geom = 'label',x = 3.5,y = -Inf,label = expression(theta[A]),vjust = 0,parse = T) + 
  # annotate(geom = 'segment',x = -.95,xend = .95,y = .25,yend= .25,
  #          arrow = arrow(length=unit(0.30,"cm"), ends="both", type = "closed")) + 
  # annotate(geom = 'label',x = 0,y = Inf,label = expression(1-alpha),vjust = 5.5,parse = T) + 
  # annotate(geom = 'label',x = -2.5,y = .01,label = expression(alpha/2),vjust = 0,parse = T) + 
  annotate(geom = 'label',x = 2.35,y = .01,label = expression(alpha/2),vjust = 0,parse = T) + 
  annotate(geom = 'label',x = 1.35,y = .01,label = expression(beta),vjust = 0,parse = T,color = 'red') + 
  scale_x_continuous(breaks = z0[2],labels = c(expression(theta[0]+z[alpha/2]~sigma[hat(theta)]))) + 
  theme(axis.title.x = element_text(hjust = 1))
## ---- chunk 15
# Load necessary library
library(ggplot2)

# Define the mean and standard deviation
mean0 <- -.4
sd0 <- 1
meanA <- 3.9
sdA <- 1

# Define the range for x values
x <- seq(-4, 10, length.out = 1000)

# Define the density function for the normal distribution
y0 <- dnorm(x, mean0, sd0)
yA <- dnorm(x,meanA,sdA)

# Calculate the critical value for a 95% confidence interval
z <- qnorm(c(0.025, 0.975))

z0 <- mean0 + z*sd0
zA <- meanA + z*sdA

ggplot(data.frame(x, y0), aes(x, y0)) +
  geom_ribbon(data = subset(data.frame(x, y0), x > -Inf & x < Inf),
              aes(ymin = 0, ymax = y0),
              fill = "gray40",
              alpha = 0.5,color = 'black') +
  geom_ribbon(data = subset(data.frame(x, y0), x > z0[1] & x < z0[2]),
              aes(ymin = 0, ymax = y0),
              fill = "white",
              alpha = 1,color = 'black') +
  geom_line(data = data.frame(x,yA),
            aes(x,yA)) + 
  geom_ribbon(data = data.frame(x,yA) %>%
                as_tibble() %>%
                filter(x < z0[2],x > -.1),
              aes(x = x,ymin = 0,ymax = yA),inherit.aes = F,
              fill = 'red',color = 'red',alpha = .1) +
  labs(title = bquote("Sampling Distribution of"~ hat(theta)),
       x = bquote(z),
       y = bquote(f(hat(theta))==phi)) +
  theme_minimal() + 
  geom_vline(xintercept = c(mean0,meanA),linetype = 'dashed') + 
  annotate(geom = 'segment',x = z0[2],y = 0,xend = z0[2],yend = .021,color = 'red') + 
  # annotate(geom = 'segment',x = 1.96,y = -.05,xend = Inf,yend = -.05,
  #            size = 1.6,color = 'gray40') +
  annotate(geom = 'segment',x = z0[2],y = -.05,xend = 0,yend = -.05,
             size = 1.6,color = 'gray40') +
  annotate(geom = 'segment',x = 0,y = -.05,xend = Inf,yend = -.05,
           arrow = arrow(length=unit(0.30,"cm"), ends="both", type = "closed")) +
  annotate(geom = 'segment',x = z0[2],y = -.075,xend = z0[2],yend = -0.025) + 
  # annotate(geom = 'segment',x = -1.96,y = -.075,xend = -1.96,yend = -0.025) + 
  annotate(geom = 'label',x = 0,y = -Inf,label = expression(theta[0]),vjust = 0,parse = T) + 
  annotate(geom = 'label',x = 3.5,y = -Inf,label = expression(theta[A]),vjust = 0,parse = T) + 
  # annotate(geom = 'segment',x = -.95,xend = .95,y = .25,yend= .25,
  #          arrow = arrow(length=unit(0.30,"cm"), ends="both", type = "closed")) + 
  # annotate(geom = 'label',x = 0,y = Inf,label = expression(1-alpha),vjust = 5.5,parse = T) + 
  # annotate(geom = 'label',x = -2.5,y = .01,label = expression(alpha/2),vjust = 0,parse = T) + 
  annotate(geom = 'label',x = 2.15,y = .01,label = expression(alpha/2),vjust = 0,parse = T) + 
  annotate(geom = 'label',x = 1.15,y = .01,label = expression(beta),vjust = 0,parse = T,color = 'red') + 
  scale_x_continuous(breaks = z0[2],labels = c(expression(theta[0]+z[alpha/2]~sigma[hat(theta)]))) + 
  theme(axis.title.x = element_text(hjust = 1))
